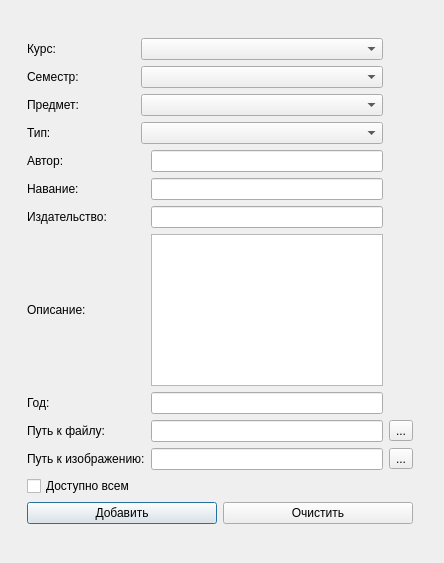
<?xml version="1.0" encoding="UTF-8"?>
<ui version="4.0">
 <class>AddForm</class>
 <widget class="QDialog" name="AddForm">
  <property name="geometry">
   <rect>
    <x>0</x>
    <y>0</y>
    <width>444</width>
    <height>563</height>
   </rect>
  </property>
  <property name="sizePolicy">
   <sizepolicy hsizetype="Preferred" vsizetype="Preferred">
    <horstretch>0</horstretch>
    <verstretch>0</verstretch>
   </sizepolicy>
  </property>
  <property name="minimumSize">
   <size>
    <width>444</width>
    <height>563</height>
   </size>
  </property>
  <property name="maximumSize">
   <size>
    <width>444</width>
    <height>563</height>
   </size>
  </property>
  <property name="windowTitle">
   <string>Добавление новой записи</string>
  </property>
  <property name="sizeGripEnabled">
   <bool>false</bool>
  </property>
  <widget class="QWidget" name="layoutWidget">
   <property name="geometry">
    <rect>
     <x>16</x>
     <y>27</y>
     <width>408</width>
     <height>508</height>
    </rect>
   </property>
   <layout class="QGridLayout" name="gridLayout_2">
    <item row="2" column="0">
     <widget class="QPushButton" name="AddButton">
      <property name="text">
       <string>Добавить</string>
      </property>
     </widget>
    </item>
    <item row="2" column="1">
     <widget class="QPushButton" name="ClearButton">
      <property name="text">
       <string>Очистить</string>
      </property>
     </widget>
    </item>
    <item row="0" column="0" colspan="2">
     <layout class="QGridLayout" name="gridLayout">
      <item row="0" column="0">
       <widget class="QLabel" name="label_2">
        <property name="text">
         <string>Курс:</string>
        </property>
       </widget>
      </item>
      <item row="0" column="1" colspan="2">
       <widget class="QComboBox" name="KurscomboBox"/>
      </item>
      <item row="1" column="0">
       <widget class="QLabel" name="label_3">
        <property name="text">
         <string>Семестр:</string>
        </property>
       </widget>
      </item>
      <item row="1" column="1" colspan="2">
       <widget class="QComboBox" name="SemcomboBox"/>
      </item>
      <item row="2" column="0">
       <widget class="QLabel" name="label">
        <property name="text">
         <string>Предмет:</string>
        </property>
       </widget>
      </item>
      <item row="2" column="1" colspan="2">
       <widget class="QComboBox" name="SubjectcomboBox"/>
      </item>
      <item row="3" column="0">
       <widget class="QLabel" name="label_4">
        <property name="text">
         <string>Тип:</string>
        </property>
       </widget>
      </item>
      <item row="3" column="1" colspan="2">
       <widget class="QComboBox" name="TypecomboBox"/>
      </item>
      <item row="4" column="0">
       <widget class="QLabel" name="label_5">
        <property name="text">
         <string>Автор:</string>
        </property>
       </widget>
      </item>
      <item row="4" column="2">
       <widget class="QLineEdit" name="AuthorEdit"/>
      </item>
      <item row="5" column="0">
       <widget class="QLabel" name="label_7">
        <property name="text">
         <string>Навание:</string>
        </property>
       </widget>
      </item>
      <item row="5" column="2">
       <widget class="QLineEdit" name="NameEdit"/>
      </item>
      <item row="6" column="0" colspan="2">
       <widget class="QLabel" name="label_8">
        <property name="text">
         <string>Издательство:</string>
        </property>
       </widget>
      </item>
      <item row="6" column="2">
       <widget class="QLineEdit" name="IzdatEdit"/>
      </item>
      <item row="9" column="0">
       <widget class="QLabel" name="label_12">
        <property name="text">
         <string>Год:</string>
        </property>
       </widget>
      </item>
      <item row="9" column="2">
       <widget class="QLineEdit" name="YearEdit"/>
      </item>
      <item row="10" column="0" colspan="2">
       <widget class="QLabel" name="label_10">
        <property name="text">
         <string>Путь к файлу:</string>
        </property>
       </widget>
      </item>
      <item row="10" column="2">
       <widget class="QLineEdit" name="FilepathEdit"/>
      </item>
      <item row="12" column="0" colspan="2">
       <widget class="QLabel" name="label_11">
        <property name="text">
         <string>Путь к изображению:</string>
        </property>
       </widget>
      </item>
      <item row="12" column="2">
       <widget class="QLineEdit" name="ImagepathEdit"/>
      </item>
      <item row="12" column="3">
       <widget class="QToolButton" name="ImagetoolButton">
        <property name="text">
         <string>...</string>
        </property>
       </widget>
      </item>
      <item row="13" column="0">
       <widget class="QCheckBox" name="checkBox">
        <property name="text">
         <string>Доступно всем</string>
        </property>
       </widget>
      </item>
      <item row="10" column="3">
       <widget class="QToolButton" name="FiletoolButton">
        <property name="text">
         <string>...</string>
        </property>
       </widget>
      </item>
      <item row="7" column="2">
       <widget class="QTextEdit" name="DeskEdit"/>
      </item>
      <item row="7" column="0">
       <widget class="QLabel" name="label_9">
        <property name="text">
         <string>Описание:</string>
        </property>
       </widget>
      </item>
     </layout>
    </item>
   </layout>
  </widget>
 </widget>
 <layoutdefault spacing="6" margin="11"/>
 <tabstops>
  <tabstop>KurscomboBox</tabstop>
  <tabstop>SemcomboBox</tabstop>
  <tabstop>SubjectcomboBox</tabstop>
  <tabstop>TypecomboBox</tabstop>
  <tabstop>AuthorEdit</tabstop>
  <tabstop>NameEdit</tabstop>
  <tabstop>IzdatEdit</tabstop>
  <tabstop>YearEdit</tabstop>
  <tabstop>FilepathEdit</tabstop>
  <tabstop>FiletoolButton</tabstop>
  <tabstop>ImagepathEdit</tabstop>
  <tabstop>ImagetoolButton</tabstop>
  <tabstop>AddButton</tabstop>
  <tabstop>ClearButton</tabstop>
 </tabstops>
 <resources/>
 <connections>
  <connection>
   <sender>AddButton</sender>
   <signal>clicked()</signal>
   <receiver>AddForm</receiver>
   <slot>on_addButton_clicked()</slot>
   <hints>
    <hint type="sourcelabel">
     <x>179</x>
     <y>529</y>
    </hint>
    <hint type="destinationlabel">
     <x>177</x>
     <y>549</y>
    </hint>
   </hints>
  </connection>
  <connection>
   <sender>KurscomboBox</sender>
   <signal>currentIndexChanged(QString)</signal>
   <receiver>AddForm</receiver>
   <slot>on_KursCombobox_select()</slot>
   <hints>
    <hint type="sourcelabel">
     <x>163</x>
     <y>38</y>
    </hint>
    <hint type="destinationlabel">
     <x>90</x>
     <y>13</y>
    </hint>
   </hints>
  </connection>
  <connection>
   <sender>SemcomboBox</sender>
   <signal>currentIndexChanged(QString)</signal>
   <receiver>AddForm</receiver>
   <slot>on_SemCombobox_select()</slot>
   <hints>
    <hint type="sourcelabel">
     <x>200</x>
     <y>68</y>
    </hint>
    <hint type="destinationlabel">
     <x>220</x>
     <y>15</y>
    </hint>
   </hints>
  </connection>
  <connection>
   <sender>SubjectcomboBox</sender>
   <signal>currentIndexChanged(QString)</signal>
   <receiver>AddForm</receiver>
   <slot>on_SubjectCombobox_select()</slot>
   <hints>
    <hint type="sourcelabel">
     <x>131</x>
     <y>93</y>
    </hint>
    <hint type="destinationlabel">
     <x>119</x>
     <y>143</y>
    </hint>
   </hints>
  </connection>
  <connection>
   <sender>FiletoolButton</sender>
   <signal>clicked()</signal>
   <receiver>AddForm</receiver>
   <slot>on_OpenFileButton_clicked()</slot>
   <hints>
    <hint type="sourcelabel">
     <x>409</x>
     <y>446</y>
    </hint>
    <hint type="destinationlabel">
     <x>416</x>
     <y>406</y>
    </hint>
   </hints>
  </connection>
  <connection>
   <sender>ImagetoolButton</sender>
   <signal>clicked()</signal>
   <receiver>AddForm</receiver>
   <slot>on_OpenImageButton_clicked()</slot>
   <hints>
    <hint type="sourcelabel">
     <x>419</x>
     <y>476</y>
    </hint>
    <hint type="destinationlabel">
     <x>429</x>
     <y>496</y>
    </hint>
   </hints>
  </connection>
  <connection>
   <sender>TypecomboBox</sender>
   <signal>currentIndexChanged(QString)</signal>
   <receiver>AddForm</receiver>
   <slot>on_TypeCombobox_select()</slot>
   <hints>
    <hint type="sourcelabel">
     <x>348</x>
     <y>116</y>
    </hint>
    <hint type="destinationlabel">
     <x>409</x>
     <y>153</y>
    </hint>
   </hints>
  </connection>
 </connections>
 <slots>
  <slot>on_addButton_clicked()</slot>
  <slot>on_KursCombobox_select()</slot>
  <slot>on_SemCombobox_select()</slot>
  <slot>on_SubjectCombobox_select()</slot>
  <slot>on_OpenFileButton_clicked()</slot>
  <slot>on_OpenImageButton_clicked()</slot>
  <slot>on_TypeCombobox_select()</slot>
 </slots>
</ui>
